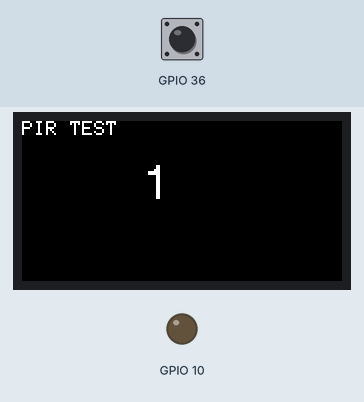
The sketch below on a simulated ESP32. Shown: 160×80 colour display, output pins drawn as LEDs (lit = HIGH). The inputs (shaded band) are chosen by the test bench; at power-on: GPIO 36 HIGH.

Above: at 1.3 s.
1.4 s: GPIO 36 pulled LOW for 0.15 s
At 1.47 s:
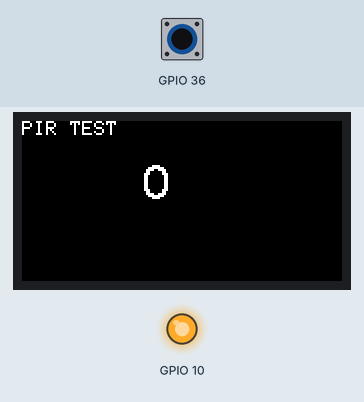
3.0 s: GPIO 36 pulled LOW for 3.2 s
At 6.6 s:
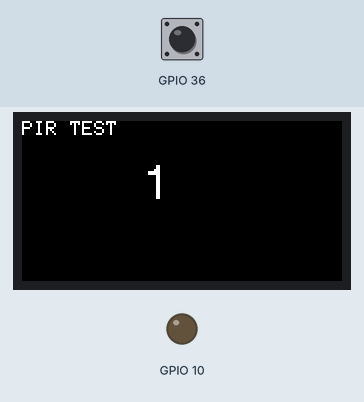
Timing chart, 0 to 8.1 s (numbered marks = the images above; inputs shaded):
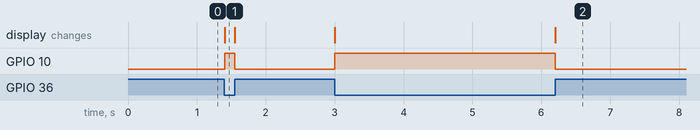

Measured:
- after the input at 1.4 s, GPIO 10: LOW → HIGH at once, → LOW 0.15 s later; the display: changes at once (image 1)
- after the input at 3.0 s, GPIO 10: LOW → HIGH at once, → LOW 3.2 s later; the display: first changes at once (image 2 shows a later state)

The sketch:

m5stick-pir.ino
```cpp
#include <M5StickC.h>

void setup() {
  M5.begin();
  M5.Lcd.setRotation(3);
  M5.Lcd.fillScreen(BLACK);
  M5.Lcd.println("PIR TEST");

  pinMode(GPIO_NUM_10, OUTPUT);
  pinMode(36,INPUT_PULLUP);
}

void loop() {
  M5.Lcd.setCursor(60, 20, 4);
  int pir = digitalRead(36);
  M5.Lcd.println(pir);
  digitalWrite(GPIO_NUM_10, !pir);
}
```
